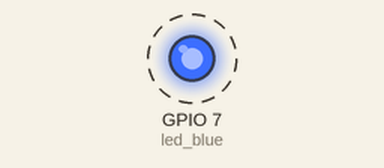
Simulated run of this program. Board: ESP32 board running MicroPython. On the bench: output pins drawn as LEDs (lit = HIGH). Dashed ring = blinking.

Above: at 0.2 s.
Timing chart, 0 to 3.0 s (numbered marks = the images above):
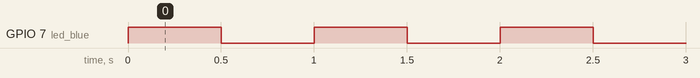

Measured:
- by itself, GPIO 7 (led_blue): alternates HIGH for 0.50 s and LOW for 0.50 s

The program:

M5NanoC6_LED.py
```python
# The built-in blue LED.
# - https://docs.m5stack.com/en/core/M5NanoC6

#--------------------------------------------------
import time
import machine

#--------------------------------------------------
# setup
led_blue = machine.Pin(7, machine.Pin.OUT)

#--------------------------------------------------
# loop
while True:
  led_blue.on();
  time.sleep(0.5)

  led_blue.off();
  time.sleep(0.5)
```
